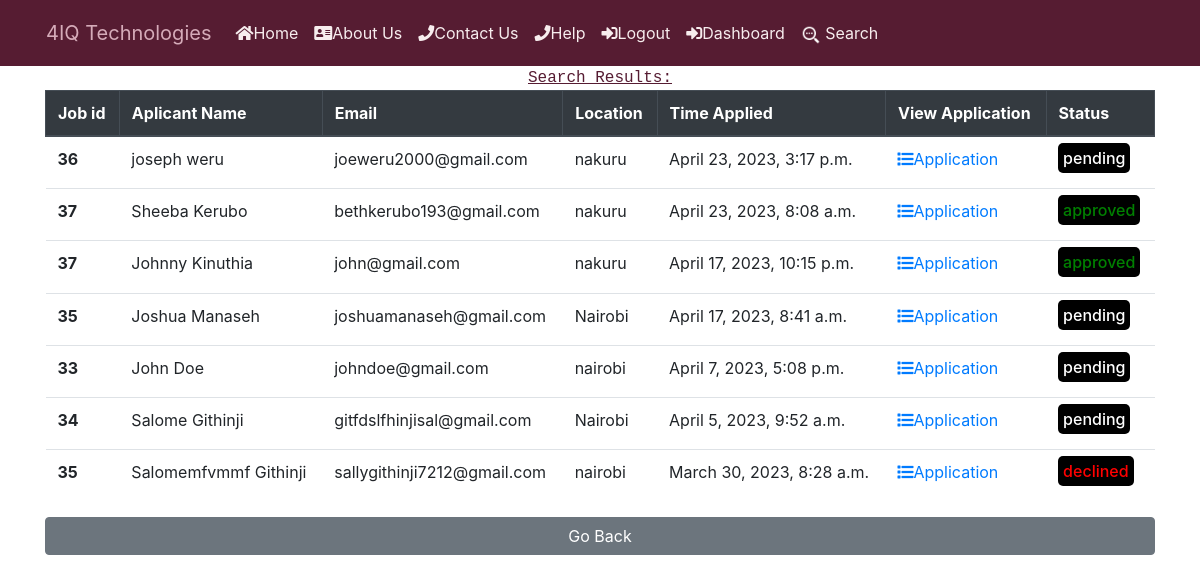
Page /job/search_jobs (signed in) on the earlier database version.
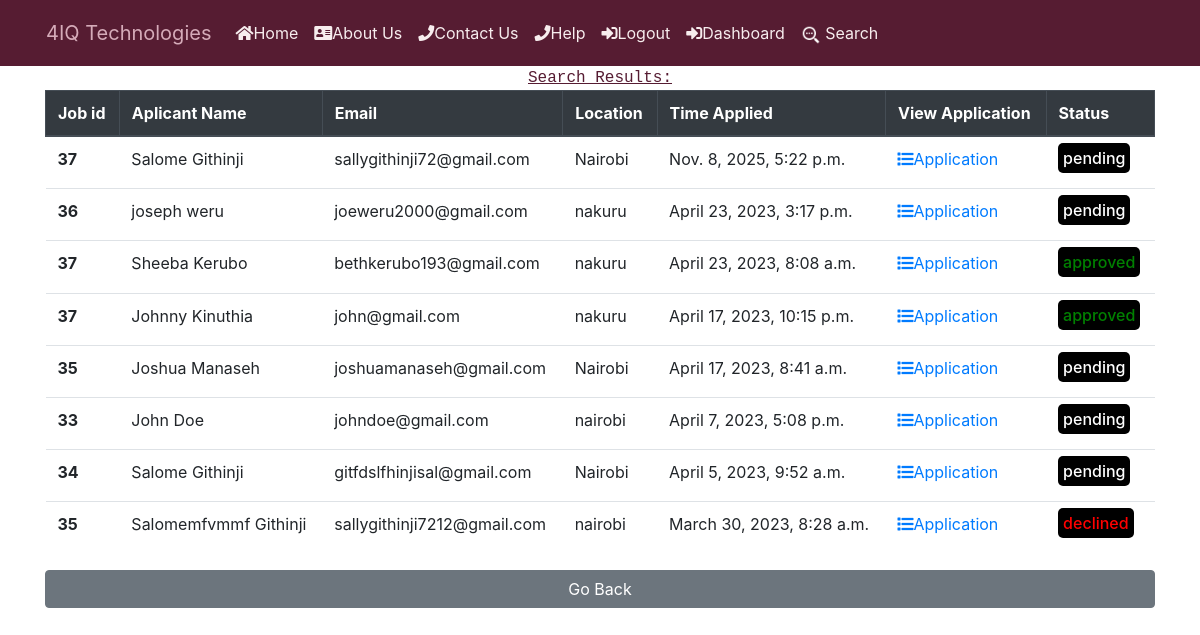
Same page on the later database version.
### job/models.py (models this page shows, shortened)
class Application(models.Model):
    APPROVED = 'approved'
    PENDING = 'pending'
    DECLINED = 'declined'
    CHOICES_STATUS = (
        (APPROVED,'Approved'),
        (PENDING,'Pending' ),
        (DECLINED,'Declined' )
    )
    HIGH_SCHOOL = 'High School'
    ASSOCIATE_DEGREE = 'Associate Degree'
    BACHELOR_DEGREE = 'Bachelor Degree'
    MASTER_DEGREE = 'Master Degree'
    DOCTORATE = 'Doctorate'
    PROFESSIONAL_DEGREE = 'Professional Degree'
    CERTIFICATE = 'Certificate'
    DIPLOMA = 'Diploma'
    EDUCATION_CHOICES = ((HIGH_SCHOOL, 'High School'),
        (ASSOCIATE_DEGREE, 'Associate Degree'),
        (BACHELOR_DEGREE, "Bachelor's Degree"),
        (MASTER_DEGREE, "Master's Degree"),
        (DOCTORATE, 'Doctoral Degree'),
        (PROFESSIONAL_DEGREE, 'Professional Degree'),
        (CERTIFICATE, 'Certificate'),
        (DIPLOMA, 'Diploma')
    )
    job = models.ForeignKey(Job,
                            related_name='applications',
                             on_delete=models.CASCADE)
    first_name = models.CharField(max_length=200, null=True, blank=True)
    last_name = models.CharField(max_length=200, null=True, blank=True)
    date_of_birth = models.CharField(max_length=20, blank=True, null=True)
    gender = models.CharField(max_length=1,
                              choices=GENDER,
                              blank=False,
                              null=True)
    email = models.EmailField(max_length=70, blank=True, unique=True)
    location = models.CharField(
        max_length=104,
        null=True
    )
    mobile = models.IntegerField(null=True, blank=True)
    education   = models.CharField( max_length=2553, null=True, blank=True)
    level_education = models.CharField(max_length=30, choices=EDUCATION_CHOICES)
    content = models.TextField()
    experience = models.TextField()
    resume  = models.FileField( upload_to="resumes/", null=True, blank=True)
    created_at = models.DateTimeField(auto_now_add=True,null=False)
    status = models.CharField(max_length=20,choices=CHOICES_STATUS,default='pending')
    created_by = models.ForeignKey(User,
                                   related_name="applications",
                                   on_delete=models.CASCADE)
    class Meta:
        ordering = ['-created_at']

class Job(models.Model):
    COMPUTER_SUPPORT_SPECIALIST = 'Computer Support Specialist'
    HARDWARE_ENGINEER = 'Hardware Engineer'
    COMPUTER_SYSTEM_ANALYST = 'Computer System Analyst'
    SOFTWARE_DEVELOPER = 'Software Developer'
    PROGRAMMER = 'Programmer'
    WEB_DEVELOPER = 'Web Developer'
    NETWORK_ENGINEER = 'Network Engineer'
    SOFTWARE_TESTER = 'Software Tester'
    FRONTEND_DEVELOPER = "Frontend Developer"
    BACKEND_DEVELOPER = "Backend Developer"
    CHOICES_SIZE =   ( (COMPUTER_SUPPORT_SPECIALIST ,'COMPUTER_SUPPORT_SPECIALIST'),
    ( HARDWARE_ENGINEER ,'HARDWARE_ENGINEER'),
    ( COMPUTER_SYSTEM_ANALYST, 'COMPUTER_SYSTEM_ANALYST' ),
    ( SOFTWARE_DEVELOPER, 'SOFTWARE_DEVELOPER'),
    ( PROGRAMMER , 'PROGRAMMER'),
    ( WEB_DEVELOPER,'WEB_DEVELOPER'),
    ( NETWORK_ENGINEER,'NETWORK_ENGINEER'),
    ( SOFTWARE_TESTER,'SOFTWARE_TESTER'),
    (FRONTEND_DEVELOPER,"FRONTEND_DEVELOPER"),
    (BACKEND_DEVELOPER,"BACKEND_DEVELOPER")
    )
    ACTIVE = 'active'
    EMPLOYED = 'employed'
    ARCHIVED = 'archived'
    CHOICES_STATUS = (
        (EMPLOYED,'Employed'),
        (ACTIVE,'Active' ),
        (ARCHIVED,'Archived' )
     )
    title = models.CharField(max_length=200)
    created_at = models.DateTimeField(auto_now_add=True)
    skillset_required = models.TextField(null=True)
    about_job= models.TextField(blank=True, null=True)
    image = models.ImageField(upload_to="covers/",null=True,blank=True)
    experience = models.CharField(max_length=100,null=True)
    salary = models.CharField(max_length=50,null=True)
    deadline = models.CharField(max_length=50,null=True)
    department_name = models.CharField( max_length=30,choices=CHOICES_SIZE)
    created_by = models.ForeignKey(User,
                                   related_name="jobs",
                                   on_delete=models.CASCADE)
    status = models.CharField(max_length=20,choices=CHOICES_STATUS,default='active')
    class Meta:
        ordering = ['-created_at']

### job/views.py (the view)
# urls.py: path("search_jobs", views.search_jobs, name="search_jobs"),
def search_jobs(request):
  status = request.GET.get('status', '')
  job_id = request.GET.get('job_id', '')
  if job_id:
        job = Job.objects.get(id=job_id)
        if status:
            applications = job.applications.filter(status=status) # type: ignore
        else:
            applications = job.applications.all() # type: ignore
  else:
        if status:
            applications = Application.objects.filter(status=status)
        else:
            applications = Application.objects.all()
  context = {
    'applications': applications,
    'status': status
  }
  return render(request, 'search_job.html', context)

### notification/context_processors.py (called while the page is built)
def notifications(request):
    if request.user.is_authenticated:
        return {
            'notificactions': request.user.notifications.filter(is_read=False)
        }
    else:
        return {'notifications': []}

### job/templates/search_job.html (shortened to what this page needs)
{% include 'header.html' %}
{% load static %}
{% block content %}
{% if applications %}
    <center style="text-decoration: underline; color: #561c32 ;font-family: 'Courier New', Courier, monospace;"> Search Results:
    </center>
<div class="container">
    <table class="table "width="100%">
      <thead class="thead-dark table-striped table-bordered">
        <tr>
          <th scope="col">Job id</th>
          <th scope="col">Aplicant Name</th>
          <th scope="col">Email</th>
          <th scope="col">Location</th>
          <th scope="col">Time Applied</th>
          <th scope="col">View Application</th>
          <th scope="col">Status</th>
        </tr>
      </thead>
      <tbody>
        {% for application in applications %}
        <tr>
          <th>{{ application.job.id }}</th>
          <td>{{application.first_name}} {{application.last_name}}</td>
          <td>{{application.email}}</td>
          <td>{{application.location}}</td>
          <td>{{application.created_at}}</td>
          <td>
            <a href="{% url 'view_application' application.id %}"
              ><i class="fas fa-list"></i>Application</a
            >
          </td>
            <td>
                {% if application.status == 'pending' %}
                <h6><span style="color: white; border-radius: 5px; padding: 5px; background-color: black">{{ application.status }}</span></h6>
              {% elif application.status == 'approved' %}
                <h6><span style="color: green; border-radius: 5px; padding: 5px; background-color: black">{{ application.status }}</span></h6>
              {% elif application.status == 'declined' %}
                <h6><span style="color: red; border-radius: 5px; padding: 5px; background-color: black">{{ application.status }}</span></h6>
              {% endif %}
            </td>
        </tr>
        {% endfor %}
      </tbody>
    </table>
        {% endif %}
        <a href="{% url 'dashboard' %}" style="justify-content: center;text-align:center; display:flex;"  class="btn btn-secondary">Go Back</a>
        {% endblock %}
        </div>

Differences in the rows shown:
added Application: job.id "37", first_name "Salome", last_name "Githinji", email "sallygithinji72@gmail.com", location "Nairobi", created_at "Nov. 8, 2025, 5:22 p.m.", status "pending"
